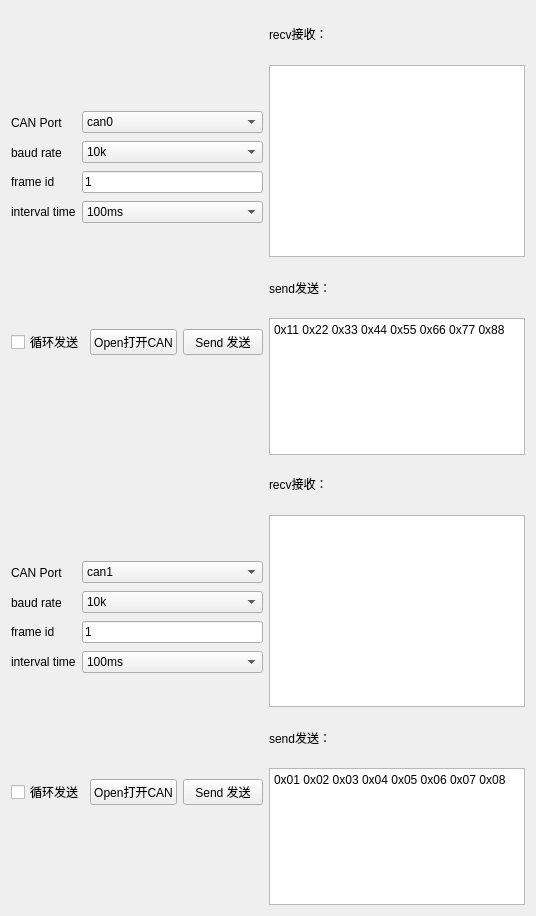
      <widget class="QWidget" name="tab1">
       <attribute name="title">
        <string>CAN测试</string>
       </attribute>
       <layout class="QGridLayout" name="gridLayout_4">
        <item row="0" column="0">
         <layout class="QHBoxLayout" name="horizontalLayout_6">
          <item>
           <layout class="QVBoxLayout" name="verticalLayout" stretch="5,1">
            <item>
             <layout class="QHBoxLayout" name="horizontalLayout_5" stretch="1,3">
              <item>
               <layout class="QVBoxLayout" name="verticalLayout_2">
                <item>
                 <widget class="QLabel" name="label_canport">
                  <property name="text">
                   <string>CAN Port</string>
                  </property>
                 </widget>
                </item>
                <item>
                 <widget class="QLabel" name="label_canbaud">
                  <property name="text">
                   <string>baud rate</string>
                  </property>
                 </widget>
                </item>
                <item>
                 <widget class="QLabel" name="label_can_id">
                  <property name="text">
                   <string>frame id</string>
                  </property>
                 </widget>
                </item>
                <item>
                 <widget class="QLabel" name="label_can_interval">
                  <property name="text">
                   <string>interval time</string>
                  </property>
                 </widget>
                </item>
               </layout>
              </item>
              <item>
               <layout class="QVBoxLayout" name="verticalLayout_5" stretch="0,0,0,0">
                <property name="spacing">
                 <number>8</number>
                </property>
                <item>
                 <widget class="QComboBox" name="comboBox_can0">
                  <item>
                   <property name="text">
                    <string>can0</string>
                   </property>
                  </item>
                  <item>
                   <property name="text">
                    <string>can1</string>
                   </property>
                  </item>
                 </widget>
                </item>
                <item>
                 <widget class="QComboBox" name="comboBox_can_baud0">
                  <item>
                   <property name="text">
                    <string>10k</string>
                   </property>
                  </item>
                  <item>
                   <property name="text">
                    <string>5k</string>
                   </property>
                  </item>
                  <item>
                   <property name="text">
                    <string>20k</string>
                   </property>
                  </item>
                  <item>
                   <property name="text">
                    <string>50k</string>
                   </property>
                  </item>
                  <item>
                   <property name="text">
                    <string>100k</string>
                   </property>
                  </item>
                  <item>
                   <property name="text">
                    <string>125k</string>
                   </property>
                  </item>
                  <item>
                   <property name="text">
                    <string>250k</string>
                   </property>
                  </item>
                  <item>
                   <property name="text">
                    <string>500k</string>
                   </property>
                  </item>
                  <item>
                   <property name="text">
                    <string>1000k</string>
                   </property>
                  </item>
                 </widget>
                </item>
                <item>
                 <widget class="QLineEdit" name="lineEdit_canID0">
                  <property name="text">
                   <string>1</string>
                  </property>
                 </widget>
                </item>
                <item>
                 <widget class="QComboBox" name="comboBox_inter_can0">
                  <item>
                   <property name="text">
                    <string>100ms</string>
                   </property>
                  </item>
                  <item>
                   <property name="text">
                    <string>50ms</string>
                   </property>
                  </item>
                  <item>
                   <property name="text">
                    <string>200ms</string>
                   </property>
                  </item>
                  <item>
                   <property name="text">
                    <string>500ms</string>
                   </property>
                  </item>
                  <item>
                   <property name="text">
                    <string>1000ms</string>
                   </property>
                  </item>
                  <item>
                   <property name="text">
                    <string>2000ms</string>
                   </property>
                  </item>
                  <item>
                   <property name="text">
                    <string>5000ms</string>
                   </property>
                  </item>
                 </widget>
                </item>
               </layout>
              </item>
             </layout>
            </item>
            <item>
             <layout class="QHBoxLayout" name="horizontalLayout_2" stretch="1,1,1">
              <item>
               <widget class="QCheckBox" name="checkBox_can0">
                <property name="text">
                 <string>循环发送</string>
                </property>
               </widget>
              </item>
              <item>
               <widget class="QPushButton" name="pushButton_open_can">
                <property name="text">
                 <string>Open打开CAN</string>
                </property>
               </widget>
              </item>
              <item>
               <widget class="QPushButton" name="pushButton_send">
                <property name="text">
                 <string>Send 发送</string>
                </property>
               </widget>
              </item>
             </layout>
            </item>
           </layout>
          </item>
          <item>
           <layout class="QVBoxLayout" name="verticalLayout_6" stretch="1,0,1,3">
            <property name="spacing">
             <number>8</number>
            </property>
            <item>
             <widget class="QLabel" name="label_13">
              <property name="text">
               <string>recv接收：</string>
              </property>
             </widget>
            </item>
            <item>
             <widget class="QTextEdit" name="textEdit_can0"/>
            </item>
            <item>
             <widget class="QLabel" name="label_14">
              <property name="text">
               <string>send发送：</string>
              </property>
             </widget>
            </item>
            <item>
             <widget class="QPlainTextEdit" name="plainTextEdit_send_can0">
              <property name="plainText">
               <string>0x11 0x22 0x33 0x44 0x55 0x66 0x77 0x88</string>
              </property>
             </widget>
            </item>
           </layout>
          </item>
         </layout>
        </item>
        <item row="1" column="0">
         <layout class="QHBoxLayout" name="horizontalLayout_9">
          <item>
           <layout class="QVBoxLayout" name="verticalLayout_9" stretch="5,1">
            <item>
             <layout class="QHBoxLayout" name="horizontalLayout_10" stretch="1,3">
              <item>
               <layout class="QVBoxLayout" name="verticalLayout_10">
                <item>
                 <widget class="QLabel" name="label_canport_2">
                  <property name="text">
                   <string>CAN Port</string>
                  </property>
                 </widget>
                </item>
                <item>
                 <widget class="QLabel" name="label_canbaud_2">
                  <property name="text">
                   <string>baud rate</string>
                  </property>
                 </widget>
                </item>
                <item>
                 <widget class="QLabel" name="label_can_id_2">
                  <property name="text">
                   <string>frame id</string>
                  </property>
                 </widget>
                </item>
                <item>
                 <widget class="QLabel" name="label_can_interval_2">
                  <property name="text">
                   <string>interval time</string>
                  </property>
                 </widget>
                </item>
               </layout>
              </item>
              <item>
               <layout class="QVBoxLayout" name="verticalLayout_11" stretch="0,0,0,0">
                <property name="spacing">
                 <number>8</number>
                </property>
                <item>
                 <widget class="QComboBox" name="comboBox_can1">
                  <item>
                   <property name="text">
                    <string>can1</string>
                   </property>
                  </item>
                  <item>
                   <property name="text">
                    <string>can0</string>
                   </property>
                  </item>
                 </widget>
                </item>
                <item>
                 <widget class="QComboBox" name="comboBox_can_baud1">
                  <item>
                   <property name="text">
                    <string>10k</string>
                   </property>
                  </item>
                  <item>
                   <property name="text">
                    <string>5k</string>
                   </property>
                  </item>
                  <item>
                   <property name="text">
                    <string>20k</string>
                   </property>
                  </item>
                  <item>
                   <property name="text">
                    <string>50k</string>
                   </property>
                  </item>
                  <item>
                   <property name="text">
                    <string>100k</string>
                   </property>
                  </item>
                  <item>
                   <property name="text">
                    <string>125k</string>
                   </property>
                  </item>
                  <item>
                   <property name="text">
                    <string>250k</string>
                   </property>
                  </item>
                  <item>
                   <property name="text">
                    <string>500k</string>
                   </property>
                  </item>
                  <item>
                   <property name="text">
                    <string>1000k</string>
                   </property>
                  </item>
                 </widget>
                </item>
                <item>
                 <widget class="QLineEdit" name="lineEdit_canID1">
                  <property name="text">
                   <string>1</string>
                  </property>
                 </widget>
                </item>
                <item>
                 <widget class="QComboBox" name="comboBox_inter_can1">
                  <item>
                   <property name="text">
                    <string>100ms</string>
                   </property>
                  </item>
                  <item>
                   <property name="text">
                    <string>50ms</string>
                   </property>
                  </item>
                  <item>
                   <property name="text">
                    <string>200ms</string>
                   </property>
                  </item>
                  <item>
                   <property name="text">
                    <string>500ms</string>
                   </property>
                  </item>
                  <item>
                   <property name="text">
                    <string>1000ms</string>
                   </property>
                  </item>
                  <item>
                   <property name="text">
                    <string>2000ms</string>
                   </property>
                  </item>
                  <item>
                   <property name="text">
                    <string>5000ms</string>
                   </property>
                  </item>
                 </widget>
                </item>
               </layout>
              </item>
             </layout>
            </item>
            <item>
             <layout class="QHBoxLayout" name="horizontalLayout_11" stretch="1,1,1">
              <item>
               <widget class="QCheckBox" name="checkBox_can1">
                <property name="text">
                 <string>循环发送</string>
                </property>
               </widget>
              </item>
              <item>
               <widget class="QPushButton" name="pushButton_open_can_2">
                <property name="text">
                 <string>Open打开CAN</string>
                </property>
               </widget>
              </item>
              <item>
               <widget class="QPushButton" name="pushButton_send_2">
                <property name="text">
                 <string>Send 发送</string>
                </property>
               </widget>
              </item>
             </layout>
            </item>
           </layout>
          </item>
          <item>
           <layout class="QVBoxLayout" name="verticalLayout_12" stretch="1,0,1,3">
            <property name="spacing">
             <number>8</number>
            </property>
            <item>
             <widget class="QLabel" name="label_15">
              <property name="text">
               <string>recv接收：</string>
              </property>
             </widget>
            </item>
            <item>
             <widget class="QTextEdit" name="textEdit_can1"/>
            </item>
            <item>
             <widget class="QLabel" name="label_16">
              <property name="text">
               <string>send发送：</string>
              </property>
             </widget>
            </item>
            <item>
             <widget class="QPlainTextEdit" name="plainTextEdit_send_can1">
              <property name="plainText">
               <string>0x01 0x02 0x03 0x04 0x05 0x06 0x07 0x08</string>
              </property>
             </widget>
            </item>
           </layout>
          </item>
         </layout>
        </item>
       </layout>
      </widget>
